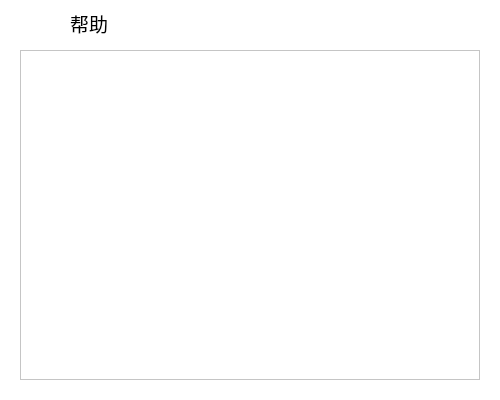
<?xml version="1.0" encoding="UTF-8"?>
<ui version="4.0">
 <class>help</class>
 <widget class="QWidget" name="help">
  <property name="geometry">
   <rect>
    <x>0</x>
    <y>0</y>
    <width>500</width>
    <height>400</height>
   </rect>
  </property>
  <property name="minimumSize">
   <size>
    <width>500</width>
    <height>400</height>
   </size>
  </property>
  <property name="maximumSize">
   <size>
    <width>500</width>
    <height>400</height>
   </size>
  </property>
  <property name="palette">
   <palette>
    <active>
     <colorrole role="Base">
      <brush brushstyle="SolidPattern">
       <color alpha="255">
        <red>255</red>
        <green>255</green>
        <blue>255</blue>
       </color>
      </brush>
     </colorrole>
     <colorrole role="Window">
      <brush brushstyle="SolidPattern">
       <color alpha="255">
        <red>255</red>
        <green>255</green>
        <blue>255</blue>
       </color>
      </brush>
     </colorrole>
    </active>
    <inactive>
     <colorrole role="Base">
      <brush brushstyle="SolidPattern">
       <color alpha="255">
        <red>255</red>
        <green>255</green>
        <blue>255</blue>
       </color>
      </brush>
     </colorrole>
     <colorrole role="Window">
      <brush brushstyle="SolidPattern">
       <color alpha="255">
        <red>255</red>
        <green>255</green>
        <blue>255</blue>
       </color>
      </brush>
     </colorrole>
    </inactive>
    <disabled>
     <colorrole role="Base">
      <brush brushstyle="SolidPattern">
       <color alpha="255">
        <red>255</red>
        <green>255</green>
        <blue>255</blue>
       </color>
      </brush>
     </colorrole>
     <colorrole role="Window">
      <brush brushstyle="SolidPattern">
       <color alpha="255">
        <red>255</red>
        <green>255</green>
        <blue>255</blue>
       </color>
      </brush>
     </colorrole>
    </disabled>
   </palette>
  </property>
  <property name="font">
   <font>
    <family>Microsoft YaHei UI</family>
   </font>
  </property>
  <property name="windowTitle">
   <string>帮助</string>
  </property>
  <widget class="QLabel" name="title">
   <property name="geometry">
    <rect>
     <x>70</x>
     <y>0</y>
     <width>200</width>
     <height>48</height>
    </rect>
   </property>
   <property name="font">
    <font>
     <family>Microsoft YaHei UI</family>
     <pointsize>14</pointsize>
    </font>
   </property>
   <property name="text">
    <string>&lt;html&gt;&lt;head/&gt;&lt;body&gt;&lt;p&gt;帮助&lt;/p&gt;&lt;/body&gt;&lt;/html&gt;</string>
   </property>
  </widget>
  <widget class="QPlainTextEdit" name="plainTextEdit">
   <property name="geometry">
    <rect>
     <x>20</x>
     <y>50</y>
     <width>460</width>
     <height>330</height>
    </rect>
   </property>
   <property name="font">
    <font>
     <family>Microsoft YaHei</family>
     <pointsize>11</pointsize>
    </font>
   </property>
   <property name="readOnly">
    <bool>true</bool>
   </property>
  </widget>
  <widget class="QLabel" name="picture">
   <property name="geometry">
    <rect>
     <x>20</x>
     <y>0</y>
     <width>48</width>
     <height>48</height>
    </rect>
   </property>
   <property name="text">
    <string/>
   </property>
  </widget>
 </widget>
 <layoutdefault spacing="6" margin="11"/>
 <resources/>
 <connections/>
</ui>
